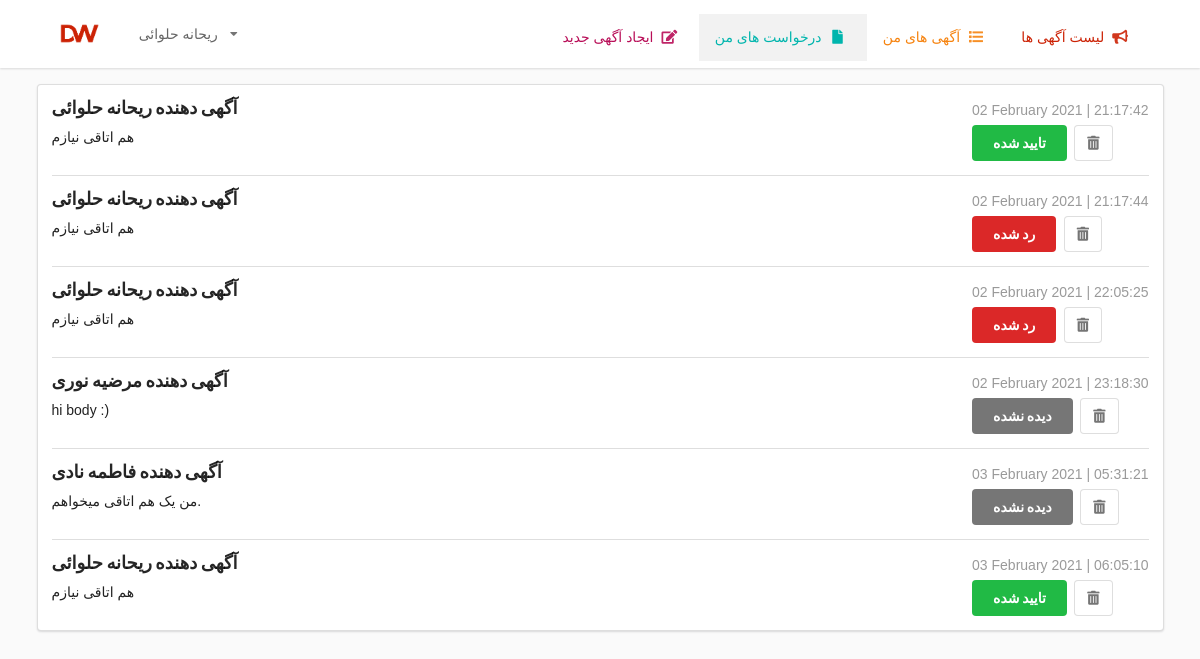
/req/my (signed in), run on the app's committed database.
### dormwith/models.py (models this page shows, shortened)
class Student(db.Model, UserMixin):
    id          =   db.Column(db.Integer    , primary_key = True)
    username    =   db.Column(db.String(10) , unique = True     , nullable = False)
    password    =   db.Column(db.String(25) , nullable = False)
    firstname   =   db.Column(db.String(25) , nullable = False)
    lastname    =   db.Column(db.String(25) , nullable = False)
    birthdate   =   db.Column(db.Date       , nullable = False)
    city        =   db.Column(db.String(20) , nullable = False)
    edu_field   =   db.Column(db.String(20) , nullable = False)
    ent_year    =   db.Column(db.Date       , nullable = False)
    sen_sound   =   db.Column(db.Boolean    , nullable = False  , default = 0)
    sen_light   =   db.Column(db.Boolean    , nullable = False  , default = 0)
    advs        =   db.relationship('Adv' ,backref = 'advertiser' , lazy = True )
    reqs        =   db.relationship('Req' ,backref = 'requester' , lazy = True )

class Req(db.Model):
    id          =   db.Column(db.Integer    , primary_key = True)
    date_req    =   db.Column(db.DateTime , nullable = False , default =  datetime.utcnow)
    std_id      =   db.Column(db.Integer , db.ForeignKey('student.id') , nullable = False)
    adv_id      =   db.Column(db.Integer , db.ForeignKey('adv.id') , nullable = False)
    status      =   db.Column(db.Integer , nullable = False , default = 0)   # 1 reject   , 2 accept , 0 Not seen

class Adv(db.Model):
    id          =   db.Column(db.Integer    , primary_key = True)
    message     =   db.Column(db.Text   )
    date_adv    =   db.Column(db.DateTime , nullable = False , default =  datetime.utcnow)
    std_id      =   db.Column(db.Integer , db.ForeignKey('student.id') , nullable = False)
    reqs        =   db.relationship('Req' ,backref = 'related_advertisement' , lazy = True )

### dormwith/routes.py (the view)
@app.route("/req/my")
@login_required
def my_reqs():
    reqs = Req.query.filter((Req.requester==current_user)).all()
    return render_template('myreqs.html' , page='myreqs' , reqs=reqs,current_user=current_user)

### dormwith/models.py (called while the page is built)
@login_manager.user_loader
def user_loader(student_id):
    return Student.query.get(student_id)

### dormwith/templates/myreqs.html
{% extends "base.html" %}
{% block content %}
<div class="sixteen wide computer five wide tablet column">
    <div class="ui segment">
      <div class="ui divided items">
        {% for req in reqs %}
        <div class="item ">
          <div class="content dw-font">
            <a class="header">آگهی دهنده {{req.related_advertisement.advertiser.firstname}} {{req.related_advertisement.advertiser.lastname}}</a>
              <div class="ui right floated hide-in-mobile" style="text-align: left;">
                  <div class="ui horizontal link list">
                      <div class="item">{{req.date_req.strftime('%d %B %Y | %H:%M:%S')}}</div>
                  </div>
                  <div>
                  {% if req.status == 0   %}
                      <a class="ui grey button" >دیده نشده</a>
                  {% endif %}
                  {% if req.status == 2   %}
                      <a class="ui green button" >تایید شده</a>
                  {% endif %}
                  {% if req.status == 1   %}
                      <a class="ui red button" >رد شده</a>
                  {% endif %}
                      <a class="ui basic icon button jobs-share-button"  href="{{ url_for('del_req', req_id=req.id) }}">
                          <i class="trash alternate icon"></i>
                      </a>
                  </div>
                </div>
                <div class="description">
                  <p>{{req.related_advertisement.message}}</p>
                </div>
              </div>
          </div>
          {% endfor %}
      </div>
    </div>
</div>
{% endblock content %}

### dormwith/templates/base.html (shortened to what this page needs)
<!DOCTYPE html>
<html lang="en" dir="ltr">
  <head>
    <link
      rel="stylesheet"
      href="https://cdnjs.cloudflare.com/ajax/libs/semantic-ui/2.4.1/semantic.min.css"
      type="text/css"
    />
    <link
      rel="stylesheet"
      type="text/css"
      href="{{ url_for('static', filename='main.css') }}"
  </head>
  <body id="root" style="background-color: #fafafa;">
      <div class="ui fixed borderless fluid menu">
        <div class="ui container">
          <a class="header item"><img class="logo" src="{{ url_for('static', filename='images/logo.png') }}"></a>
          <div class="ui dropdown item dw-font">{{current_user.firstname}} {{current_user.lastname}}
            <i class="dropdown icon"></i>
          </div>
          <div class="right menu dw-font">
            <a class="item
                "
                href="{{ url_for('new_adv') }}"
               style="color: #b80d57">ایجاد آگهی جدید
            &nbsp;<i class="edit icon"></i></a>
              <a class="item
                  {% if page=='myreqs' %}
                    active
                  {% endif %}"
                 href="{{ url_for('my_reqs') }}"
                 style="color: #00b5ad">درخواست های من
              &nbsp;<i class="file icon"></i></a>
              <a class="item
                  "
                href="{{ url_for('my_advs') }}"
                style="color: #f6830f;">آگهی های من
              &nbsp;<i class="list icon"></i></a>
              <a class="item
                  "
                href="{{ url_for('home') }}"
                style="color: #cc2205">لیست آگهی ها
              &nbsp;<i class="bullhorn icon"></i></a>
          </div>
        </div>
      </div>
    <div class="ui container" style="padding-top: 30px;">
      <div class="ui grid">
      {% block content %}{% endblock %}
      </div>
    </div>
  </body>
</html>

### dormwith/static/main.css (style rules this page uses)
body { min-height: 2000px; padding-top: 54px; -webkit-font-smoothing: antialiased; -moz-font-smoothing: grayscale; background-color: #fafafa; }
.dw-font { direction:ltr; margin: 0; padding: 1em 1em .5em 2em; font-family: 'Vazir', sans-serif; font-size:14px; }
.ui.menu { background-color: #fff; box-shadow: 3; flex-wrap: wrap; border: none; padding-left: 0; padding-right: 0; }
.ui.borderless.menu .header.item { font-size: 18px; color: #000; font-weight: 400; }
.ui.borderless.menu .item { color: #666; }

### data on the page
Student: firstname "ریحانه", lastname "حلوائی"
Req: related_advertisement.advertiser.firstname "ریحانه", related_advertisement.advertiser.lastname "حلوائی", date_req "02 February 2021 | 21:17:42", status "تایید شده", related_advertisement.message "هم اتاقی نیازم"
Req: related_advertisement.advertiser.firstname "ریحانه", related_advertisement.advertiser.lastname "حلوائی", date_req "02 February 2021 | 21:17:44", status "رد شده", related_advertisement.message "هم اتاقی نیازم"
Req: related_advertisement.advertiser.firstname "ریحانه", related_advertisement.advertiser.lastname "حلوائی", date_req "02 February 2021 | 22:05:25", status "رد شده", related_advertisement.message "هم اتاقی نیازم"
Req: related_advertisement.advertiser.firstname "مرضیه", related_advertisement.advertiser.lastname "نوری", date_req "02 February 2021 | 23:18:30", status "دیده نشده", related_advertisement.message "hi body :)"
Req: related_advertisement.advertiser.firstname "فاطمه", related_advertisement.advertiser.lastname "نادی", date_req "03 February 2021 | 05:31:21", status "دیده نشده", related_advertisement.message "من یک هم اتاقی میخواهم."
Req: related_advertisement.advertiser.firstname "ریحانه", related_advertisement.advertiser.lastname "حلوائی", date_req "03 February 2021 | 06:05:10", status "تایید شده", related_advertisement.message "هم اتاقی نیازم"
